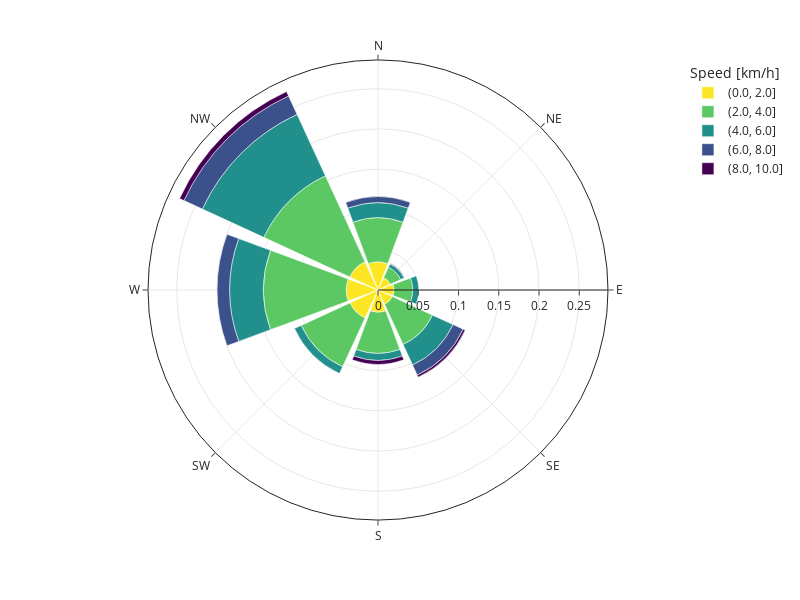

The cell this chart's notebook holds for it:
### Code cell
#prepare the data for the wind rose
import pandas as pd

df = pd.DataFrame({'speed': wind_speed, 'direction': wind_direction})

df['direction'] = pd.cut(df['direction'], bins=np.linspace(0, 360, 9), labels=["N", "NE", "E", "SE", "S", "SW", "W", "NW"])
df['speed'] = pd.cut(df['speed'], bins=np.arange(0, df['speed'].max() + 1.1, 2))

# Calculate frequencies
frequency_df = df.groupby(['direction', 'speed']).size().reset_index(name='frequency')

# Calculate total frequency
total_frequency = frequency_df['frequency'].sum()

# Convert frequency to proportion
frequency_df['frequency'] = frequency_df['frequency'] / total_frequency
import numpy as np
import matplotlib.pyplot as plt
import matplotlib.colors

# Get the number of unique 'speed' categories
num_categories = len(frequency_df['speed'].unique())

# Sort the 'speed' categories
sorted_categories = frequency_df['speed'].sort_values().unique()

# Create a custom color scale with the same number of colors as there are categories
custom_color_scale = plt.cm.viridis_r(np.linspace(0, 1, num_categories))

# Convert the color scale to a list of hex color strings
custom_color_scale = [matplotlib.colors.rgb2hex(color) for color in custom_color_scale]

# Define a color map for the sorted 'speed' categories
color_map = {category: color for category, color in zip(sorted_categories, custom_color_scale)}

# Create the wind rose chart
fig = px.bar_polar(frequency_df, 
                   r='frequency', 
                   theta='direction', 
                   color='speed', 
                   template='simple_white', 
                   color_discrete_map=color_map, labels={"speed": "Speed [km/h]"})  # Use the color map

# Update the layout to make it rectangular
fig.update_layout(
    width=800,  # Set the width to 700 pixels
    height=600,  # Set the height to 1000 pixels
    polar_radialaxis_showgrid=True,  # Show radial grid
    polar_angularaxis_showgrid=True  # Show angular grid
)

fig.show()

### Figure 1 — Plotly figure (JSON) as saved in the notebook; plotly's stock layout.template omitted (floating-point values rounded to 4 significant figures)
{"data": [{"hovertemplate": "Speed [km/h]=(0.0, 2.0]<br>frequency=%{r}<br>direction=%{theta}<extra></extra>", "legendgroup": "(0.0, 2.0]", "marker": {"color": "#fde725", "pattern": {"shape": ""}}, "name": "(0.0, 2.0]", "r": [0.03486, 0.01704, 0.01995, 0.01961, 0.02768, 0.03833, 0.03945, 0.03867], "showlegend": true, "subplot": "polar", "theta": ["N", "NE", "E", "SE", "S", "SW", "W", "NW"], "type": "barpolar"}, {"hovertemplate": "Speed [km/h]=(2.0, 4.0]<br>frequency=%{r}<br>direction=%{theta}<extra></extra>", "legendgroup": "(2.0, 4.0]", "marker": {"color": "#5cc863", "pattern": {"shape": ""}}, "name": "(2.0, 4.0]", "r": [0.05492, 0.01401, 0.0232, 0.05492, 0.051, 0.06669, 0.1029, 0.1175], "showlegend": true, "subplot": "polar", "theta": ["N", "NE", "E", "SE", "S", "SW", "W", "NW"], "type": "barpolar"}, {"hovertemplate": "Speed [km/h]=(4.0, 6.0]<br>frequency=%{r}<br>direction=%{theta}<extra></extra>", "legendgroup": "(4.0, 6.0]", "marker": {"color": "#21908d", "pattern": {"shape": ""}}, "name": "(4.0, 6.0]", "r": [0.01861, 0.004595, 0.00751, 0.02813, 0.008742, 0.009191, 0.04203, 0.08406], "showlegend": true, "subplot": "polar", "theta": ["N", "NE", "E", "SE", "S", "SW", "W", "NW"], "type": "barpolar"}, {"hovertemplate": "Speed [km/h]=(6.0, 8.0]<br>frequency=%{r}<br>direction=%{theta}<extra></extra>", "legendgroup": "(6.0, 8.0]", "marker": {"color": "#3b518b", "pattern": {"shape": ""}}, "name": "(6.0, 8.0]", "r": [0.00751, 0.0007846, 0, 0.01379, 0, 0, 0.01547, 0.02522], "showlegend": true, "subplot": "polar", "theta": ["N", "NE", "E", "SE", "S", "SW", "W", "NW"], "type": "barpolar"}, {"hovertemplate": "Speed [km/h]=(8.0, 10.0]<br>frequency=%{r}<br>direction=%{theta}<extra></extra>", "legendgroup": "(8.0, 10.0]", "marker": {"color": "#440154", "pattern": {"shape": ""}}, "name": "(8.0, 10.0]", "r": [0, 0, 0, 0.00269, 0.005044, 0, 0, 0.00594], "showlegend": true, "subplot": "polar", "theta": ["N", "NE", "E", "SE", "S", "SW", "W", "NW"], "type": "barpolar"}], "layout": {"barmode": "relative", "height": 600, "legend": {"title": {"text": "Speed [km/h]"}, "tracegroupgap": 0}, "margin": {"t": 60}, "polar": {"angularaxis": {"direction": "clockwise", "rotation": 90, "showgrid": true}, "domain": {"x": [0, 1], "y": [0, 1]}, "radialaxis": {"showgrid": true}}, "width": 800}}
